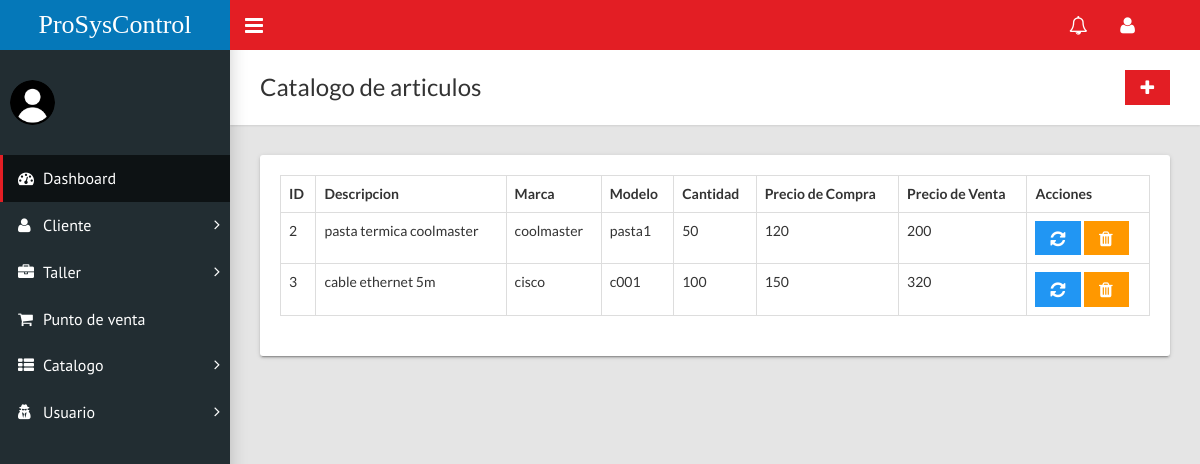
The app's page /home.php?c=catalogo, older data.
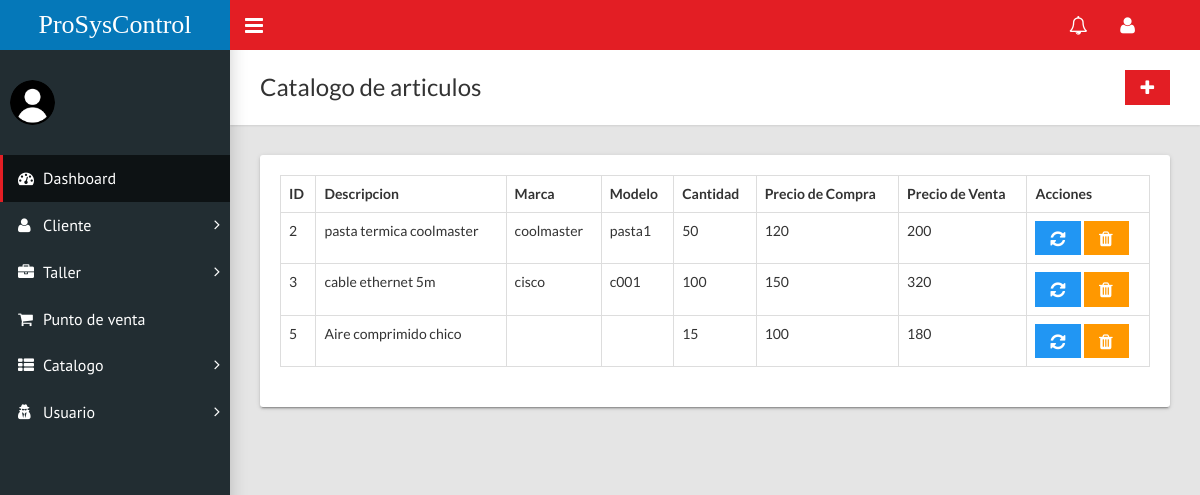
The same page, newer data.
### tables this page shows
CREATE TABLE `catalogo` (
  `idProducto` int(11) NOT NULL,
  `descripcion` varchar(70) NOT NULL,
  `marca` varchar(50) NOT NULL,
  `modelo` varchar(50) NOT NULL,
  `cantidad` int(11) NOT NULL,
  `precioCompra` float(10,2) NOT NULL,
  `precioVenta` float(10,2) NOT NULL,
  `iva` int(11) NOT NULL
);

### controladores/catalogo.controlador.php (called while the page is built, shortened)
<?php
require_once "modelos/catalogo.php";
class CatalogoControlador{
    public function __CONSTRUCT(){
        $this->modelo = new Catalogo;
    }
    public function Inicio(){
        require_once "vistas/encabezado.php";
        require_once "vistas/catalogo/index.php";
        require_once "vistas/pie.php";
    }
}

### modelos/database.php (called while the page is built, shortened)
<?php
class Database{
    public static function Conectar(){
        try{
            $conexion = new PDO("mysql:host=".self::servidor.";dbname=".self::nombrebd.";charset=utf8", self::usuariobd,
            self::clave);
            $conexion -> setAttribute(PDO::ATTR_ERRMODE, PDO::ERRMODE_EXCEPTION);
            return $conexion;
        }catch(PDOException $e){
            return "Fallo " .$e->getMessage();
        }
    }
}

### modelos/catalogo.php (called while the page is built, shortened)
<?php
class Catalogo{
    public function __CONSTRUCT(){
        $this->pdo = Database::Conectar();
    }
    public function Listar(){
        try{
            $consulta = $this->pdo->prepare("SELECT * FROM catalogo;");
            $consulta->execute();
            return $consulta->fetchAll(PDO::FETCH_OBJ);
        }catch(Exception $excepcion){
            die($excepcion->getMessage());
        }
    }
}

### vistas/catalogo/index.php (the view)
<div class="content-wrapper">
        <div class="page-title">
          <div>
            <h1>Catalogo de articulos</h1>
          </div>
          <div>
            <a class="btn btn-primary btn-flat" href="?c=catalogo&a=FormCrear"><i class="fa fa-lg fa-plus"></i></a>
            </div>
        </div>
        <div class="row">
          <div class="col-md-12">
            <div class="card">
              <div class="card-body">
                <table class="table table-hover table-bordered" id="sampleTable">
                  <thead>
                    <tr>
                      <th>ID</th>
                      <th>Descripcion</th>
                      <th>Marca</th>
                      <th>Modelo</th>
                      <th>Cantidad</th>
                      <th>Precio de Compra</th>
                      <th>Precio de Venta</th>
                      <th>Acciones</th>
                    </tr>
                  </thead>
                  <tbody>
                    <?php foreach($this->modelo->Listar() as $catalogoSQL):?>
                    <tr>
                      <td><?=$catalogoSQL->idProducto?></td>
                      <td><?=$catalogoSQL->descripcion?></td>
                      <td><?=$catalogoSQL->marca?></td>
                      <td><?=$catalogoSQL->modelo?></td>
                      <td><?=$catalogoSQL->cantidad?></td>
                      <td><?=$catalogoSQL->precioCompra?></td>
                      <td><?=$catalogoSQL->precioVenta?></td>
                      <td><a class="btn btn-info btn-flat" href="?c=catalogo&a=FormCrear&id=<?=$catalogoSQL->idProducto?>"><i class="fa fa-lg fa-refresh"></i></a> <a class="btn btn-warning btn-flat" href="?c=catalogo&a=Borrar&id=<?=$catalogoSQL->idProducto?>"><i class="fa fa-lg fa-trash"></i></a></td>
                    </tr>
                    <?php endforeach;?>
                  </tbody>
                </table>
              </div>
            </div>
          </div>
        </div>
      </div>
    </div>

Row changes from the older to the newer data that the page shows:
added catalogo: idProducto "5", descripcion "Aire comprimido chico", cantidad "15", precioCompra "100", precioVenta "180"
